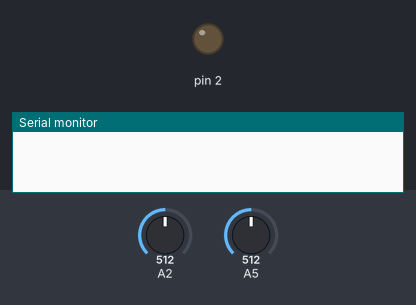
A sketch run on a simulated Arduino Mega 2560, built with avr-gcc and run on an emulated ATmega2560. On the bench: output pins drawn as LEDs (lit = HIGH), the last lines printed to the serial monitor. The inputs (shaded band) are chosen by the test bench; at power-on: A2 = 512, A5 = 512.

Above: at 0.1 s.
At 19.98 s:
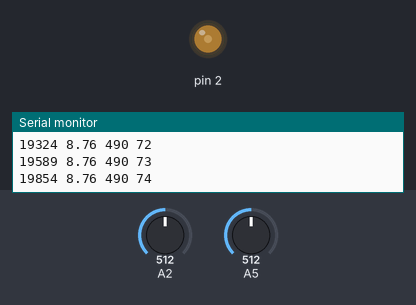
At 39.85 s:
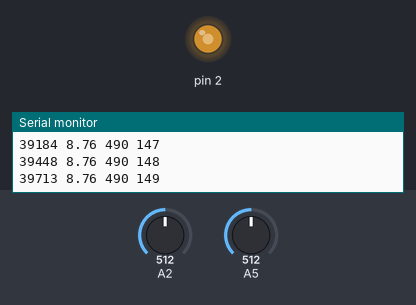
Timing chart, 0 to 40.0 s (numbered marks = the images above):
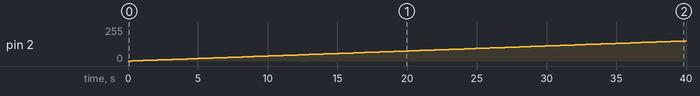

Measured:
- by itself, pin 2: moves from 0/255 to 151/255 over 39.7 s

The sketch:

mppt_data_logger.ino
```cpp
/*
  Maximum Power Point Tracking - Power sweep and MOSFET tester

  This is the code for acquiring the IV characteristic of the
  power source - laboratory one/solar cell emulator one.

  The circuit:
  * A5 - Analog Input from the current sensor
  * A2 - Analog Input from the voltage sensor
  * 2 - PWM output to the MOSFET of the power converter
  * Resitor divider as the voltage sensor (56K an 22k OUTPUT across 22K)
  * ACS712 based current sensor

  Created 08 JUNE 2016
  By Kartik Samtani

*/
int current; // stores current flowing into the converter - at input
float voltage=0.0; // stores the voltage applied across the input terminals of the converter
byte pwm_value = 0; // by defualt the PWM value applied to the MOSFET of the DC-DC converter
long unsigned int time_stamp; // a variable which stores the appropriate time stamp for data logging purpose

int meas_current() // Routine to measure the current flowing into the dc-dc converter using ACS712 sensor, Output - current value in mA in integer format
{
  int i = 0;
  int samples = 100; // number of samples over which the average is to be taken
  float sum=0; // accumulator variable for finding the average current
  int value;
  int new_value;
  float temp_current;
  int current;
  int suma=0;
  int avg_current=0.0;

  for(int j=0;j<20;j++)
  {
  for(i=0;i<samples;i++)
   sum+=analogRead(A5);
   value = sum/samples; // callibration steps determined by experimentation using the laboratory source which gave a constant current flowing through the sensor
   new_value = value - 158;
   temp_current = new_value*1.272;
   if(temp_current<0)
   temp_current = 0;
   sum=0;
   //current = (int)(temp_current/10);
   //current = current;
   suma+=temp_current;
   //suma+=temp_current;
   }
   avg_current = (suma/200)*10; // this step makes the 3 digit value of current in mA insesitive at the unit's place
   return avg_current+40; // while returning the value of current, an offset of 40 was given to get the actual value of current for data-logging purposes
}


float meas_voltage() // Routine to measure the voltage across the input terminals of dc-dc converter, Output - voltage value in volts in integer format
{
  int i = 0;
  int samples = 200; // number of values over which the average is to be taken
  float sum=0;
  int value;
  int new_value;
  float voltage;

  for(i=0;i<samples;i++)
  sum+=analogRead(A2);
  value = sum/samples;
  new_value = value;
  voltage = (float)new_value*5/1023;
  sum = 0;
  return voltage*3.5;
}


void setup() {
  pinMode(A1,INPUT); // Declaring pins as inputs or outputs
  pinMode(A5,INPUT);
  pinMode(2,OUTPUT);
  TCCR3B &= ~0b00000111; // This is to configure the Timer 3 register of ATmel 2560 to give PWM of frequency 32.5KHz at pin 2
  TCCR3B |= 0b00000001;
  Serial.begin(9600); // Configure the UART protocol to work at 9600 bauds
}

void loop() {
 analogWrite(2,pwm_value++); // continuous incrementing of PWM values to get IV characteristic of the power source
 current = meas_current(); // acquire current and voltage values
 voltage = meas_voltage();
 time_stamp = millis();
 Serial.print(time_stamp); // log the data acquired through UART
 Serial.print(" ");
 Serial.print(voltage);
 Serial.print(" ");
 Serial.print(current);
 Serial.print(" ");
 Serial.println(pwm_value-1);
 if(pwm_value==250) // upper limit on the PWM values
  pwm_value+=6;
}
```
